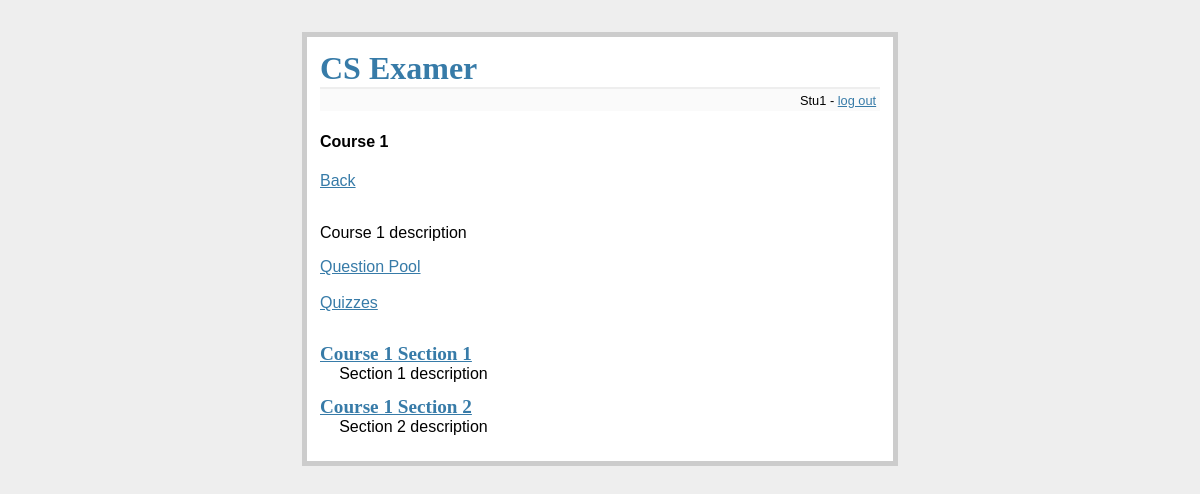
The page /show_course?courseID=1 (signed in) on the database its author committed.
### tables this page shows
CREATE TABLE t_course (
	id integer primary key autoincrement,
	name text not null,
	description text
);

CREATE TABLE t_section (
	id integer primary key autoincrement,
	courseID integer not null,
	name text not null,
	description text
);

### CSExamer.py (the view)
@app.route('/show_course')
def show_course():
	if not session.get('logged_in'):
		return redirect(url_for('login'))
	courseID = int(request.args.get('courseID'))
	db = get_db()
	course = Course.getCourseFromDB(courseID,db)
	sections = course.getSections(db)
	return render_template('course.html', course = course, sections = sections)

### CSExamer.py (called while the page is built)
def connect_db():
	app.logger.debug('connect_db')
	rv = sqlite3.connect(app.config['DATABASE'])
	rv.row_factory = sqlite3.Row
	return rv

def get_db():
	app.logger.debug('get_db()')
	if not hasattr(g, 'sqlite_db'):
		g.sqlite_db = connect_db()
	return g.sqlite_db

### classes.py (called while the page is built)
	def getSections(self, db):
		if self.sections is None:
			self.sections = []
			cur = db.execute('select id, courseID, name, description from t_section where courseID='+str(self.id))
			results = cur.fetchall()
			for result in results:
				section = Section(result[0],result[1],result[2],result[3])
				self.sections.append(section)
		return self.sections

	@classmethod
	def getCourseFromDB(self, id, db):
		cur = db.execute('select name, description from t_course where id=?', (id,))
		result = cur.fetchone()
		course = Course(id, result[0], result[1])
		return course

### templates/course.html
{% extends "layout.html" %}
{% block body %}
  {% if session.logged_in %}
    <h4>{{ course.name }}</h4>
    <a href="{{ url_for('show_homepage') }}">Back</a><br><br>
    <p>{{ course.description }}</p>
    <a href="{{ url_for('show_question_pool', courseID = course.id) }}">Question Pool</a><br><br>
    <a href="{{ url_for('show_quizzes', courseID = course.id) }}">Quizzes</a><br><br>
    <ul class=quizzes>
    {% for section in sections %}
      <li><h2><a href="{{ url_for('show_section', sectionID = section.id)}}">{{ section.name }}</a></h2>{{ section.description|safe }}
    {% else %}
      <li><em>No Section in this Course so far</em>
    {% endfor %}
    </ul>
  {% endif %}
{% endblock %}

### templates/layout.html (shortened to what this page needs)
<!doctype html>
<link rel=stylesheet type=text/css href="{{ url_for('static', filename='style.css') }}">
<div class=page>
  <h1>CS Examer</h1>
  <div class=metanav>
  {% if not session.logged_in %}
    <a href="{{ url_for('login') }}">log in</a>
  {% else %}
    {{ session.username }} - <a href="{{ url_for('logout') }}">log out</a>
  {% endif %}
  </div>
  {% block body %}{% endblock %}
</div>

### static/style.css (style rules this page uses)
a, h1, h2 { color: #377ba8; }
h1, h2 { font-family: 'Georgia', serif; margin: 0; }
h1 { border-bottom: 2px solid #eee; }
h2 { font-size: 1.2em; }
.page { margin: 2em auto; width: 35em; border: 5px solid #ccc; padding: 0.8em; background: white; }
.quizzes { list-style: none; margin: 0; padding: 0; }
.quizzes li { margin: 0.8em 1.2em; }
.quizzes li h2 { margin-left: -1em; }
.metanav { text-align: right; font-size: 0.8em; padding: 0.3em; margin-bottom: 1em; background: #fafafa; }

### rows shown on the page
t_course: name "Course 1", description "Course 1 description"
t_section: name "Course 1 Section 1", description "Section 1 description"
t_section: name "Course 1 Section 2", description "Section 2 description"

### other values the page prints
{{ session.username }} "Stu1"
